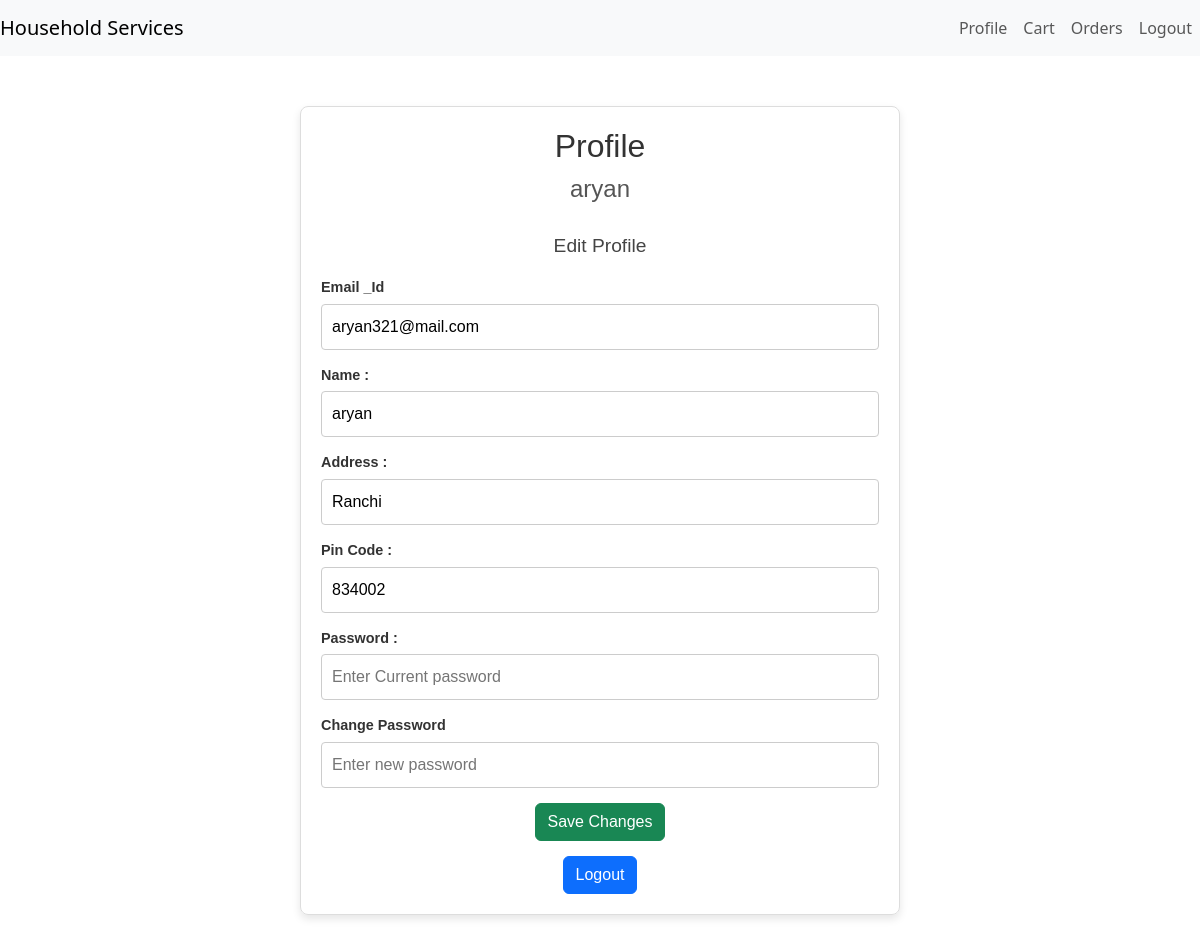
Screenshot of /profile (signed in) with the database file from the repository.
### models.py (models this page shows, shortened)
class Customer(db.Model):
    id = db.Column(db.Integer, primary_key=True)
    Email_id = db.Column(db.String(32), unique=True, nullable=False)
    passhash = db.Column(db.String(562), nullable=False)
    name = db.Column(db.String(32))
    address = db.Column(db.String(32))
    Pin_Code = db.Column(db.String(8))
    admin = db.Column(db.Boolean, default=False, nullable=False)
    role = db.Column(db.String(16), nullable=False, default='customer')

### routes.py (the view)
@app.route('/profile')
@auth_required
def profile():
    user = Customer.query.get(session['user_id'])
    return render_template('profile.html', user = user)

### routes.py (called while the page is built)
def auth_required(fnc):
    @wraps(fnc)  # Preserve the original function's metadata
    def inner(*args, **kwargs):
        if 'user_id' in session:
            return fnc(*args, **kwargs)
        if request.endpoint == 'Login' or request.endpoint == 'Register':
            return fnc(*args, **kwargs)
        flash('Please login to continue', 'warning')
        return redirect(url_for('Login'))
    return inner

### templates/profile.html (shortened to what this page needs)
{% extends 'layout.html' %}
{% block content %}
<div class="profile-container">
    <h1>Profile</h1>
    <h2>{{ user.name }}</h2>
    <div class="edit-profile">
        <h3>Edit Profile</h3>
        <form method="post">
            <div class="form-group">
                <label for="email">Email _Id</label>
                <input type="text" name="email" id="email" required value="{{user.Email_id}}">
            </div>
            <div class="form-group">
                <label for="name">Name :</label>
                <input type="text" name="name" id="name" required value="{{user.name}}">
            </div>
            <div class="form-group">
                <label for="name">Address :</label>
                <input type="text" name="address" id="address" required value="{{user.address}}">
            </div>
            <div class="form-group">
                <label for="name">Pin Code :</label>
                <input type="text" name="PinCode" id="PinCode" required value="{{user.Pin_Code}}">
            </div>
            <div class="form-group">
                <label for="password">Password :</label>
                <input type="password" name="cpassword" id="cpassword" placeholder="Enter Current password" required>
            </div>
            <div class="form-group">
                <label for="password">Change Password</label>
                <input type="password" name="password" id="password" placeholder="Enter new password" required>
            </div>
            <button type="submit" class="btn btn-success">Save Changes</button>
            <a href="{{url_for('Logout')}}" class="btn btn-primary">Logout</a>
        </form>
    </div>
</div>
{% endblock %}

### templates/profile.html (style rules this page uses)
.profile-container { max-width: 600px; margin: 50px auto; padding: 20px; border: 1px solid #ddd; border-radius: 8px; box-shadow: 0 4px 8px rgba(0, 0, 0, 0.1); text-align: center; font-family: Arial, sans-serif; }
h1 { font-size: 2rem; color: #333; margin-bottom: 10px; }
h2 { font-size: 1.5rem; color: #555; margin-bottom: 30px; }
h3 { font-size: 1.2rem; color: #444; margin-bottom: 20px; }
form { display: flex; flex-direction: column; align-items: center; gap: 15px; }
.form-group { width: 100%; display: flex; flex-direction: column; text-align: left; }
label { font-weight: bold; margin-bottom: 5px; font-size: 0.9rem; color: #333; }
input { padding: 10px; font-size: 1rem; border: 1px solid #ccc; border-radius: 4px; width: 100%; box-sizing: border-box; }

### rows the page displays
Customer: name "aryan", email "aryan321@mail.com", address "Ranchi", PinCode "834002"
